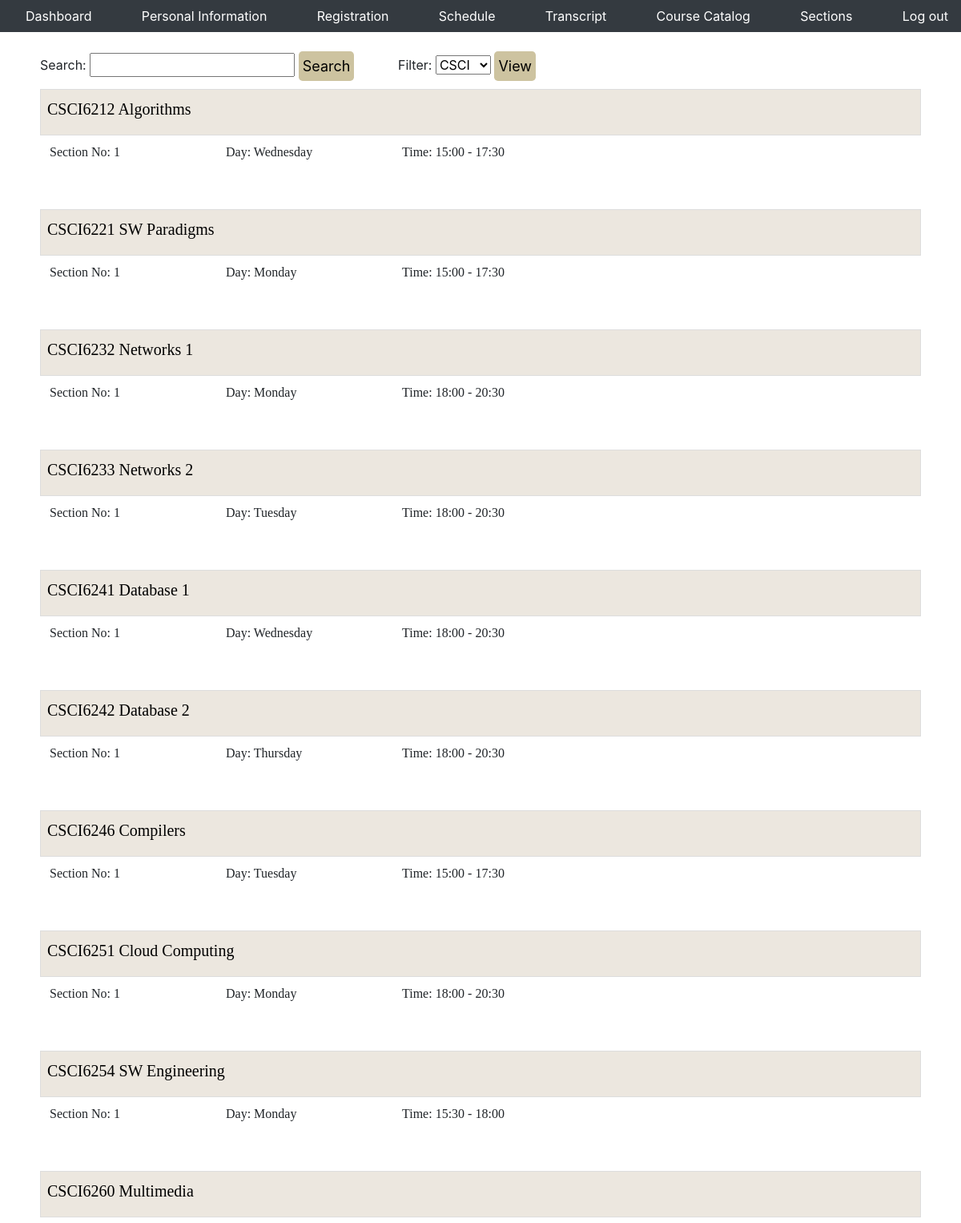
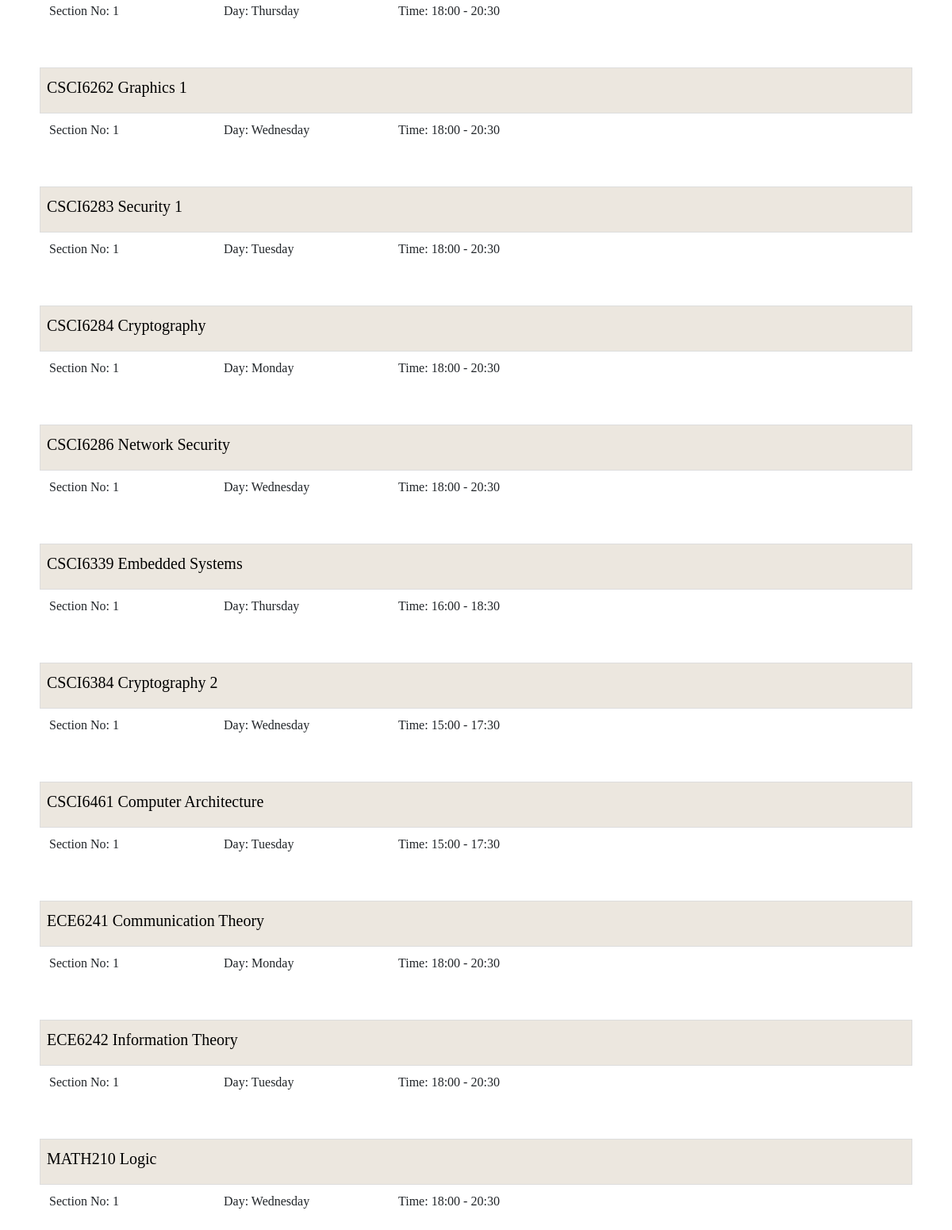
The page /regs/sections.php (signed in) on the database its author committed (2 pictures, top to bottom).
### tables this page shows
create table courses(
    `uid` int auto_increment not null, 
    `dept` varchar(4),
    `cno` int, 
    `title` varchar(50),
    `credits` int,
    `p1dept` varchar(4),
    `p1cno` int,
    `p1uid` int,
    `p2uid` int,
    `p2dept` varchar(4),
    `p2cno` int,
    primary key (uid),
    foreign key (p1uid) references courses(uid),
    foreign key (p2uid) references courses(uid)
);

create table section (
	`uid` int auto_increment not null,
	`section_num` int(4),
	`semester` varchar(10),
	`year` varchar(4),
	`f_id` int,
	`class_day` varchar(10),
	`start_time` varchar(10), 
	`end_time` varchar(5),
	`c_id` int,
	`room` int,
	primary key (uid),
	foreign key (c_id) references courses(uid),
	foreign key (room) references room(uid),
	foreign key (f_id) references faculty(uid)
);

### regs/sections.php (the view, shortened to what this page needs)
<?php
require_once('header.php');
?>
<html>
<head>
    <link rel="stylesheet" type="text/css" href="../apps/portalCSS/style.css">
    <link href="https://stackpath.bootstrapcdn.com/bootstrap/4.4.1/css/bootstrap.min.css" rel="stylesheet">
</head>
<br>
<?php
$dbc = mysqli_connect(DB_HOST, DB_USER, DB_PASSWORD, DB_NAME);
$msg = "";
$year_err = $sem_err = $day_err = $start_err = $end_err = "";
if (isset($_POST['edit']) || isset($_POST['submit'])) {
    if(isset($_POST['submit'])) {
        $year = $sem = $day = $start = $end = "";
        $valid_input = true;
        if(empty($_POST['year'])) {
                $year_err = "Year is required";
                $valid_input = false;
        } else {
                $year = test_input($_POST['year']);
                if(!preg_match("/^[0-9]{4}$/", $year)) {
                        $year_err = "Only inputs with 4 digits are allowed";
                        $valid_input = false;
                }
	}
        if(empty($_POST['start_time'])) {
                $start_err = "Start time is required";
                $valid_input = false;
        } else {
                $start = test_input($_POST['start_time']);
                if(!preg_match("/(?:[01][0-9]|2[0-3]):[0-5][0-9]/", $start)) {
                        $start_err = "Time should be in 23:59 format";
                        $valid_input = false;
                }
        }
        if(empty($_POST['end_time'])) {
                $end_err = "End time is required";
                $valid_input = false;
        } else {
                $end = test_input($_POST['end_time']);
                if(!preg_match("/(?:[01][0-9]|2[0-3]):[0-5][0-9]/", $end)) {
                        $end_err = "Time should be in 23:59 format";
                        $valid_input = false;
                }
        }
        if($valid_input) {
		$sem = $_POST['semester'];
		$day = $_POST['day'];
		$sectionid = $_POST['sectionid'];
		if($_POST['f_id'] !== '') {
			$f_id = $_POST['f_id'];
			$query = "UPDATE section SET year = '$year', semester = '$sem', class_day = '$day', start_time = '$start', end_time = '$end', f_id = '$f_id' WHERE uid LIKE '$sectionid'";
		} else {
                	$query = "UPDATE section SET year = '$year', semester = '$sem', class_day = '$day', start_time = '$start', end_time = '$end' WHERE uid LIKE '$sectionid'";
		}
		$result = mysqli_query($dbc, $query);
                if ($result) {
                        $msg = "You have succesfully updated the section";
                } else {
                        $msg = "Error: please try again";
                }
        }
    }
        if(isset($_POST['edit'])) {
                $_SESSION['sedit_section'] = $_POST['sectionid'];
		$_SESSION['sedit_dept'] = $_POST['coursedept'];
		$_SESSION['sedit_coursenum'] = $_POST['coursenum'];
	}
        $sect = $_SESSION['sedit_section'];
        $dept = $_SESSION['sedit_dept'];
	$coursenum = $_SESSION['sedit_coursenum'];
        $get_section_query = "SELECT * FROM section s WHERE s.uid = " . $sect;
        $result = mysqli_query($dbc, $get_section_query);
        $section = mysqli_fetch_assoc($result);
?>
	<div class="container">
        <form method="post" action="<?php echo $_SERVER['PHP_SELF'];?>">
	<input type="hidden" value=<?php echo $section['uid']?> name="sectionid">
        <h4>Edit Section</h4>
	<div class="form-row">
        <div class="col">
                <label>Course:</label>
                <input class="form-control form-group" disabled type="text" value="<?php echo $dept . $coursenum ?>"/>
        </div>
        <div class="col">
                <label>Year:</label>
		<input class="form-control form-group" type="text" name="year" value="<?php echo $section['year'] ?>"/>
                <span class="error"><?php echo $year_err?></span>
        </div>
        <div class="col-md-1">
                <label>Semester:</label><br>
                <?php if($section['semester'] === "Fall") { ?>
		<select id="semester" name="semester">
			<option value="Fall">Fall</option>
			<option value="Spring">Spring</option>
			<option value="Summer">Summer</option>
		</select>
		<?php } else if ($section['semester'] === "Spring") { ?>
		<select id="semester" name="semester">
                        <option value="Spring">Spring</option>
                        <option value="Fall">Fall</option>
                        <option value="Summer">Summer</option>
                </select>
		<?php } else if ($section['semester'] === "Summer") { ?>
		<select id="semester" name="semester">
                        <option value="Summer">Summer</option>
                        <option value="Fall">Fall</option>
                        <option value="Spring">Spring</option>
                </select>
                <?php }  ?>
	</div>
	</div>
	<div class="form-row">
	<div class="col-md-2">
                <label>Class Day:</label>
                <?php if($section['class_day'] === "M") { ?>
                <select id="day" name="day">
			<option value ="M">Monday</option>
			<option value="T">Tuesday</option>
			<option value="W">Wednesday</option>
			<option value="R">Thursday</option>
			<option value="F">Friday</option>
		</select>
		<?php } else if($section['class_day'] === "T") { ?>
                <select id="day" name="day">
                        <option value="T">Tuesday</option>
                        <option value="W">Wednesday</option>
                        <option value="R">Thursday</option>
			<option value="F">Friday</option>
			<option value ="M">Monday</option>
		</select>
		<?php } else if($section['class_day'] === "W") { ?>
                <select id="day" name="day">
                        <option value="W">Wednesday</option>
                        <option value="R">Thursday</option>
			<option value="F">Friday</option>
			<option value ="M">Monday</option>
			<option value="T">Tuesday</option>
		</select>
		<?php } else if($section['class_day'] === "R") { ?>
                <select id="day" name="day">
                        <option value="R">Thursday</option>
			<option value="F">Friday</option>
			<option value ="M">Monday</option>
                        <option value="T">Tuesday</option>
                        <option value="W">Wednesday</option>
		</select>
		<?php } else if($section['class_day'] === "F") { ?>
                <select id="day" name="day">
			<option value="F">Friday</option>
			<option value ="M">Monday</option>
                        <option value="T">Tuesday</option>
                        <option value="W">Wednesday</option>
			<option value="R">Thursday</option>
		</select>
		<?php } ?>
        </div>
        <div class="col">
                <label>Start Time:</label>
             	<input type="text" class="form-control form-group" name="start_time" value="<?php echo $section['start_time'] ?>"/>
                <span class="error"><?php echo $start_err?></span>
	</div>
        <div class="col">
                <label>End Time:</label>
		<input type="text" class="form-control form-group" name="end_time" value="<?php echo $section['end_time'] ?>"/>
		<span class="error"><?php echo $end_err?>
	</div>
	</div>
	<div class="form-row">
	<div class="col">
                <label>Faculty:</label>
		<label>
			<?php if($section['f_id'] === null) {
				echo "";
	} else {
				$get_cfac = "SELECT * FROM faculty f, users u, section s WHERE f.uid = u.UID AND f.uid = s.f_id AND s.uid = " . $sect;
				$cfacu = mysqli_query($dbc, $get_cfac);
				while($cfac = mysqli_fetch_array($cfacu)) {
				echo $cfac['fname'] . " " .$cfac['lname']; }} ?>
		</label>
		<select id="f_id" name="f_id">
                        <option value=''></option>
<?php
        $get_fac = "SELECT * FROM faculty f, users u WHERE f.uid = u.UID";
        $fac = mysqli_query($dbc, $get_fac);
        while ($faculty = mysqli_fetch_array($fac)) {
		$f_id = $faculty['uid'];
		$f_fname = $faculty['fname'];
		$f_lname = $faculty['lname'];
                echo '<option value=' . $f_id . '>' . $f_fname . ' ' . $f_lname . '</option>';
        }
?>
                </select>
        </div>
        </div>
               <input style="float: right;" class="btn btn-primary center-block" type="submit" name="submit" value="Submit">
	</form>
	<?php echo $msg; ?>
	</div>
<?php
} else {
        $msg = "";
    $all_depts_query = "SELECT DISTINCT(dept) FROM courses";
    $depts = mysqli_query($dbc, $all_depts_query);
?>
      <form method="post" style="display: inline;" action="<?php echo $_SERVER['PHP_SELF']; ?>">
          <label style="margin-left:50px" for="coursename">Search: </label>
          <input type="text" id="coursename" name="coursename">
          <input class="btn btn-light btn-lg" type="submit" name="search" value="Search">
        </form>
        <form method="post" style="display: inline;" action="<?php echo $_SERVER['PHP_SELF']; ?>">
          <label for="dept">Filter:</label>
          <select id="dept" name="dept">
          <?php
          while ($dept = mysqli_fetch_array($depts)) {
            echo '<option "value="' . $dept['dept'] . '">' . $dept['dept'] . '</option>';
          }
          ?>
          </select>
          <input class="btn btn-light btn-lg" type="submit" name="view" value="View">
        </form>
<?php
    if(isset($_POST['search'])) {
            $dept_course_num = $_POST['coursename'];
            $all_courses_query = "SELECT * FROM courses WHERE CONCAT(dept, cno) LIKE '%" . $dept_course_num . "%'";
    } else if (isset($_POST['view'])) {
            $dept = $_POST['dept'];
            $all_courses_query = "SELECT * FROM courses WHERE dept LIKE '$dept'";
    } else if (isset($_GET['c_id'])) {
    	    $c_id = $_GET['c_id'];
	    $all_courses_query = "SELECT * FROM courses WHERE uid LIKE '$c_id'";
    } else {
            $all_courses_query = "SELECT * FROM courses ORDER BY dept ASC, cno ASC";
    }
    $courses = mysqli_query($dbc, $all_courses_query);
    echo $msg . '<br>';
    while ($course = mysqli_fetch_array($courses)) {
        $course_id = $course['uid'];
        $section_query = "SELECT * FROM section WHERE c_id LIKE '$course_id' ORDER BY CASE WHEN class_day='M' THEN 1 WHEN class_day='T' THEN 2 WHEN class_day='W' THEN 3 WHEN class_day='R' THEN 4 WHEN class_day='F' THEN 5 END ASC, start_time ASC";
        $sections = mysqli_query($dbc, $section_query);
        if (mysqli_num_rows($sections) == 0) {
            continue;
        }
        echo '<div style="padding: 0px 50px;"><fieldset>';
	echo '<table cellpadding="10" style="margin-top: 10px;" width=100%>';
	echo '<th><h5>' . $course['dept'] . $course['cno'] . ' ' . $course['title'] . '</h5></th></table><table class="table borderless">';
        while ($section = mysqli_fetch_array($sections)) {
		$display_day = "";
		if ($section['class_day'] == "M") {
			$display_day = "Monday";
		} else if ($section['class_day'] == "T") {
                        $display_day = "Tuesday";
                } else if ($section['class_day'] == "W") {
                        $display_day = "Wednesday";
                } else if ($section['class_day'] == "R") {
                        $display_day = "Thursday";
		} else {
			$display_day = "Friday";
		}
		echo '<form method="post" action='. $_SERVER['PHP_SELF'] . '>';
	    echo '<tr><td align="left" width=20%>Section No: ' . $section['section_num'] . '</td>';
	    echo '<td align="left" width=20%> Day: ' . $display_day . '</td>';
	    echo '<td align="left"> Time: ' . $section['start_time'] . ' - ' . $section['end_time']  . '</td>';
	    echo '</tr>';
            echo '</form>';
        }
        echo '</table></fieldset></div><br>';
    }
}
?>

### apps/portalCSS/style.css (style rules this page uses)
html, body { max-width: 100%; overflow-x: hidden; background-color: white; }
table { font-family: "Palatino Linotype", "Book Antiqua", Palatino, serif; border-collapse: collapse; width: 100%; table-layout: fixed; }
table td, table th { border: 1px solid #ddd; padding: 8px; }
table th { padding-top: 12px; padding-bottom: 12px; text-align: left; background-color: #ece7df; color: black; }
form input { text-align: center; }

### regs/sections.php (style rules this page uses)
.borderless td, .borderless th { border: none; }
input[type=submit] { background-color: #cdc3a0; color:black; border: 0px; padding-top: 1%; padding-bottom: 1%; padding: 5px; font-size: 18px; margin-right: 50px; }

### rows shown on the page
courses: dept "CSCI", cno "6212", title "Algorithms"
section: section_num "1", class_day "Wednesday", start_time "15:00", end_time "17:30"
courses: dept "CSCI", cno "6221", title "SW Paradigms"
section: section_num "1", class_day "Monday", start_time "15:00", end_time "17:30"
courses: dept "CSCI", cno "6232", title "Networks 1"
section: section_num "1", class_day "Monday", start_time "18:00", end_time "20:30"
courses: dept "CSCI", cno "6233", title "Networks 2"
section: section_num "1", class_day "Tuesday", start_time "18:00", end_time "20:30"
courses: dept "CSCI", cno "6241", title "Database 1"
section: section_num "1", class_day "Wednesday", start_time "18:00", end_time "20:30"
courses: dept "CSCI", cno "6242", title "Database 2"
section: section_num "1", class_day "Thursday", start_time "18:00", end_time "20:30"
courses: dept "CSCI", cno "6246", title "Compilers"
section: section_num "1", class_day "Tuesday", start_time "15:00", end_time "17:30"
courses: dept "CSCI", cno "6251", title "Cloud Computing"
section: section_num "1", class_day "Monday", start_time "18:00", end_time "20:30"
courses: dept "CSCI", cno "6254", title "SW Engineering"
section: section_num "1", class_day "Monday", start_time "15:30", end_time "18:00"
courses: dept "CSCI", cno "6260", title "Multimedia"
section: section_num "1", class_day "Thursday", start_time "18:00", end_time "20:30"
courses: dept "CSCI", cno "6262", title "Graphics 1"
section: section_num "1", class_day "Wednesday", start_time "18:00", end_time "20:30"
courses: dept "CSCI", cno "6283", title "Security 1"
section: section_num "1", class_day "Tuesday", start_time "18:00", end_time "20:30"
courses: dept "CSCI", cno "6284", title "Cryptography"
section: section_num "1", class_day "Monday", start_time "18:00", end_time "20:30"
courses: dept "CSCI", cno "6286", title "Network Security"
section: section_num "1", class_day "Wednesday", start_time "18:00", end_time "20:30"
courses: dept "CSCI", cno "6339", title "Embedded Systems"
section: section_num "1", class_day "Thursday", start_time "16:00", end_time "18:30"
courses: dept "CSCI", cno "6384", title "Cryptography 2"
section: section_num "1", class_day "Wednesday", start_time "15:00", end_time "17:30"
courses: dept "CSCI", cno "6461", title "Computer Architecture"
section: section_num "1", class_day "Tuesday", start_time "15:00", end_time "17:30"
courses: dept "ECE", cno "6241", title "Communication Theory"
section: section_num "1", class_day "Monday", start_time "18:00", end_time "20:30"
courses: dept "ECE", cno "6242", title "Information Theory"
section: section_num "1", class_day "Tuesday", start_time "18:00", end_time "20:30"
courses: dept "MATH", cno "210", title "Logic"
section: section_num "1", class_day "Wednesday", start_time "18:00", end_time "20:30"

### other values the page prints
form field dept "CSCI"
